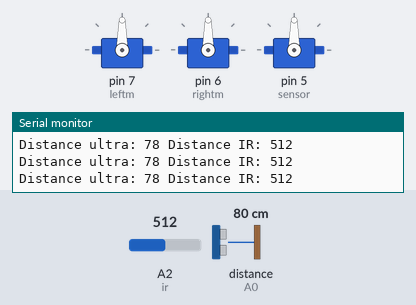
Bench run of a sketch on a simulated Arduino Uno, built with avr-gcc and run on an emulated ATmega328P. On the bench: 3 × servo, the last lines printed to the serial monitor. Wiring (inferred from the names in the program): ultrasonic range finder: trigger A1; echo A0. Inputs (shaded band) come from the test bench; at power-on: A2 (ir) = 512, distance to the obstacle (sensor on A0) 80 cm. The echo pulse lasts 58.3 µs per cm.

Above: at 1.29 s.
1.3 s: A2 (ir) set to 140
4.3 s: A2 (ir) set to 119
At 4.7 s:
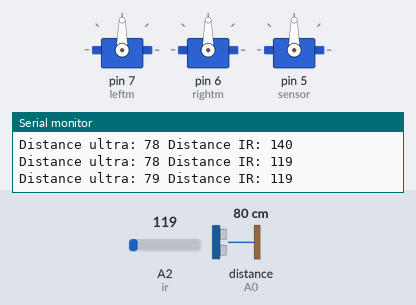
5.8 s: distance to the obstacle (sensor on A0) set to 2 cm
8.8 s: A2 (ir) set to 306
At 9.25 s:
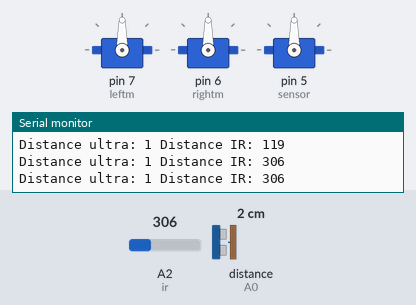
11.8 s: A2 (ir) set to 122
At 12.3 s:
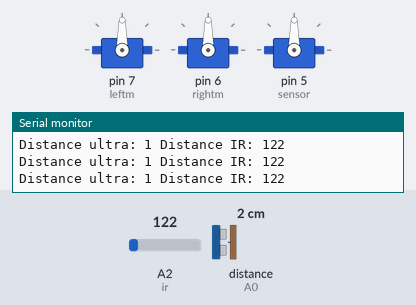
13.3 s: distance to the obstacle (sensor on A0) set to 35 cm
Timing chart, 0 to 16.3 s (numbered marks = the images above; inputs shaded):
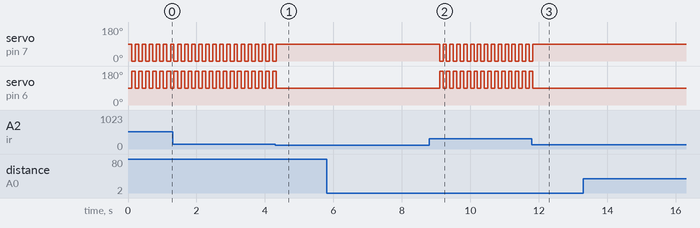

Measured:
- the behaviour switches between 131 and 130 on A2 (ir) (found by bisection; images 0 and 1)
- after the input at 4.3 s, servo on pin 7 (leftm), servo on pin 6 (rightm): goes on until 4.3 s, then stays 90°
- after the input at 8.8 s, servo on pin 7 (leftm): alternates 90° for 0.10 s and 0° for 0.10 s, starting after 0.30 s; servo on pin 6 (rightm): alternates 180° for 0.10 s and 90° for 0.10 s, starting after 0.30 s
- after the input at 11.8 s, servo on pin 7 (leftm), servo on pin 6 (rightm): goes on until 11.8 s, then stays 90°
- by itself, servo on pin 7 (leftm): alternates 90° for 0.10 s and 0° for 0.11 s
- by itself, servo on pin 6 (rightm): alternates 180° for 0.11 s and 90° for 0.10 s

The sketch:

Arduino_UL_IR_car_v3.ino
```cpp
#include <Servo.h>
Servo leftm;
Servo rightm;
Servo sensor;


// Her definerer vi Pins
  const int trigPin =  A1;
  const int echoPin = A0;
  const int ir =      A2;


// Her definerer vi variabler
  long distance_ir; //long er en type variabel som kan  variere litt mer og være litt større enn int
  long duration;   // her er tiden Ultralyd singalet bruker til å på å gå frem og tilbake
  long  distance; // med litt matte kan vi bruke det til å regne ut en ca distanse

void setup() {
    leftm.attach(7);
    rightm.attach(6);
    sensor.attach(5);

  pinMode(trigPin, OUTPUT); // Her setter vi trigpin som output
  pinMode(echoPin, INPUT); // Setter Echopin som input
  pinMode(ir, INPUT); // Setter ir som input
  Serial.begin(9600); // Starter serial output (trykk ctrl+shift+m for å se verdiene)

}


void loop() {
  // Først resetter vi trigpin sånn at den er clean
  digitalWrite(trigPin, LOW);
  delayMicroseconds(2);
  // Så setter vi den på 10 microsek
  digitalWrite(trigPin, HIGH);
  delayMicroseconds(10);
  digitalWrite(trigPin, LOW);
  // Her leser vi av echopin, og får ut kor lang tid bølgen tokk i microsek
  duration = pulseIn(echoPin, HIGH);
  // Kalkulerer avstanden
  distance= duration*0.034/2;

  //her leser vi av avstanden til IR sensoren. Den leses analogt av IR pin som er på A0.
  distance_ir = analogRead(ir); // husk å kommenter ut denn linjen eller sett A2 til ground om den ikke er i bruk
  // Her printer vi alle veridene inn i serial, sånn at vi kan se på de med serial monitor
  Serial.print("Distance ultra: ");
  Serial.print(distance);
  Serial.print(" Distance IR: ");
  Serial.println(distance_ir);


  // om den ikke leser på ultra så står den stille
  if(Serial.available() < 0){  //her sjekker vi om vi får signal, om ikke signal så står den i ro


   //her nede har vi noen If/else greier med ultra
        if (distance < 25 ) {  //om den er nærmere enn 25cm så vill den rygge her
        leftm.write(0);
        rightm.write(180);
        delay(100);}

        else {
        leftm.write(90);  // om den ikke er nærmere enn 25cm så vill den stå i ro
        rightm.write(90);
        delay(100);}
         }

  else {
      leftm.write(90);  // om den måler mindre enn 130 så stor den i ro
      rightm.write(90);
      delay(100);}


  //her nede har vi noen If/else greier med IR
    if (distance_ir > 130 ){  //om den måler større en 130 på ir så gå den bakover
    leftm.write(0);
    rightm.write(180);
    delay(100);
    }

    else {
    leftm.write(90);  // om den måler mindre enn 130 så stor den i ro
    rightm.write(90);
    delay(100);}
}
```
